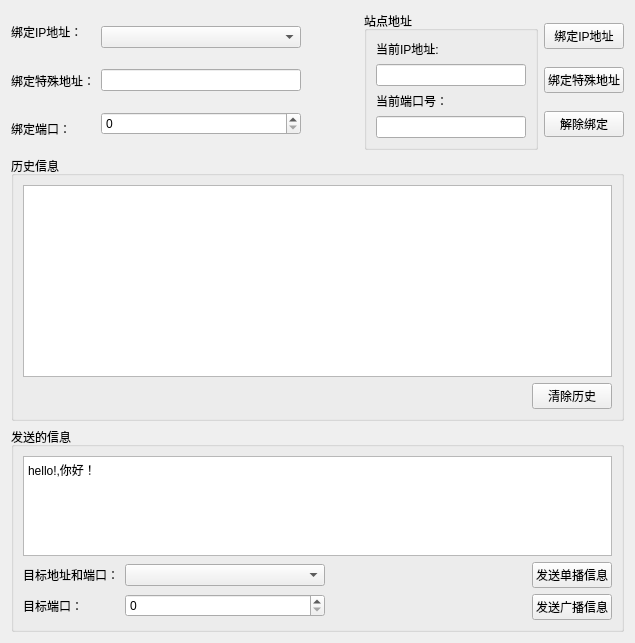
          <widget class="QWidget" name="tab">
           <attribute name="title">
            <string>Tab 1</string>
           </attribute>
           <layout class="QGridLayout" name="gridLayout_11">
            <item row="0" column="0">
             <layout class="QHBoxLayout" name="horizontalLayout_7">
              <item>
               <layout class="QVBoxLayout" name="verticalLayout_4">
                <item>
                 <widget class="QLabel" name="label_22">
                  <property name="text">
                   <string>绑定IP地址：</string>
                  </property>
                 </widget>
                </item>
                <item>
                 <widget class="QLabel" name="label_14">
                  <property name="text">
                   <string>绑定特殊地址：</string>
                  </property>
                 </widget>
                </item>
                <item>
                 <widget class="QLabel" name="label_16">
                  <property name="text">
                   <string>绑定端口：</string>
                  </property>
                 </widget>
                </item>
               </layout>
              </item>
              <item>
               <layout class="QVBoxLayout" name="verticalLayout_5">
                <item>
                 <widget class="QComboBox" name="udp_bind_ip_cbox">
                  <property name="minimumSize">
                   <size>
                    <width>200</width>
                    <height>0</height>
                   </size>
                  </property>
                 </widget>
                </item>
                <item>
                 <widget class="QLineEdit" name="udp_bind_special_ip"/>
                </item>
                <item>
                 <widget class="QSpinBox" name="udp_bind_port_sbox"/>
                </item>
               </layout>
              </item>
              <item>
               <spacer name="horizontalSpacer_20">
                <property name="orientation">
                 <enum>Qt::Horizontal</enum>
                </property>
                <property name="sizeHint" stdset="0">
                 <size>
                  <width>40</width>
                  <height>20</height>
                 </size>
                </property>
               </spacer>
              </item>
              <item>
               <widget class="QGroupBox" name="groupBox_6">
                <property name="title">
                 <string>站点地址</string>
                </property>
                <layout class="QGridLayout" name="gridLayout_13">
                 <item row="1" column="0">
                  <widget class="QLineEdit" name="udp_current_ip_lEdit">
                   <property name="minimumSize">
                    <size>
                     <width>150</width>
                     <height>0</height>
                    </size>
                   </property>
                   <property name="text">
                    <string/>
                   </property>
                   <property name="readOnly">
                    <bool>true</bool>
                   </property>
                  </widget>
                 </item>
                 <item row="0" column="0">
                  <widget class="QLabel" name="label_18">
                   <property name="text">
                    <string>当前IP地址:</string>
                   </property>
                  </widget>
                 </item>
                 <item row="2" column="0">
                  <widget class="QLabel" name="label_28">
                   <property name="text">
                    <string>当前端口号：</string>
                   </property>
                  </widget>
                 </item>
                 <item row="3" column="0">
                  <widget class="QLineEdit" name="udp_current_port_lEdit">
                   <property name="minimumSize">
                    <size>
                     <width>150</width>
                     <height>0</height>
                    </size>
                   </property>
                   <property name="readOnly">
                    <bool>true</bool>
                   </property>
                  </widget>
                 </item>
                </layout>
               </widget>
              </item>
              <item>
               <layout class="QVBoxLayout" name="verticalLayout_6">
                <item>
                 <widget class="QPushButton" name="udp_bind_btn">
                  <property name="text">
                   <string>绑定IP地址</string>
                  </property>
                 </widget>
                </item>
                <item>
                 <widget class="QPushButton" name="udp_bind_special_btn">
                  <property name="text">
                   <string>绑定特殊地址</string>
                  </property>
                 </widget>
                </item>
                <item>
                 <widget class="QPushButton" name="udp_unbind_btn">
                  <property name="text">
                   <string>解除绑定</string>
                  </property>
                 </widget>
                </item>
               </layout>
              </item>
             </layout>
            </item>
            <item row="1" column="0">
             <widget class="QGroupBox" name="groupBox_12">
              <property name="title">
               <string>历史信息</string>
              </property>
              <layout class="QGridLayout" name="gridLayout_18">
               <item row="0" column="0" colspan="2">
                <widget class="QListWidget" name="udp_listWidget"/>
               </item>
               <item row="1" column="0">
                <spacer name="horizontalSpacer_27">
                 <property name="orientation">
                  <enum>Qt::Horizontal</enum>
                 </property>
                 <property name="sizeHint" stdset="0">
                  <size>
                   <width>473</width>
                   <height>20</height>
                  </size>
                 </property>
                </spacer>
               </item>
               <item row="1" column="1">
                <widget class="QPushButton" name="udp_history_clear">
                 <property name="text">
                  <string>清除历史</string>
                 </property>
                </widget>
               </item>
              </layout>
             </widget>
            </item>
            <item row="2" column="0">
             <widget class="QGroupBox" name="groupBox_11">
              <property name="sizePolicy">
               <sizepolicy hsizetype="Preferred" vsizetype="Fixed">
                <horstretch>0</horstretch>
                <verstretch>0</verstretch>
               </sizepolicy>
              </property>
              <property name="title">
               <string>发送的信息</string>
              </property>
              <layout class="QGridLayout" name="gridLayout">
               <item row="0" column="0" colspan="3">
                <widget class="QTextEdit" name="udp_send_textEdit">
                 <property name="sizePolicy">
                  <sizepolicy hsizetype="Expanding" vsizetype="Expanding">
                   <horstretch>0</horstretch>
                   <verstretch>0</verstretch>
                  </sizepolicy>
                 </property>
                 <property name="maximumSize">
                  <size>
                   <width>16777215</width>
                   <height>100</height>
                  </size>
                 </property>
                 <property name="html">
                  <string>&lt;!DOCTYPE HTML PUBLIC &quot;-//W3C//DTD HTML 4.0//EN&quot; &quot;http://www.w3.org/TR/REC-html40/strict.dtd&quot;&gt;
&lt;html&gt;&lt;head&gt;&lt;meta name=&quot;qrichtext&quot; content=&quot;1&quot; /&gt;&lt;style type=&quot;text/css&quot;&gt;
p, li { white-space: pre-wrap; }
&lt;/style&gt;&lt;/head&gt;&lt;body style=&quot; font-family:'SimSun'; font-size:9pt; font-weight:400; font-style:normal;&quot;&gt;
&lt;p style=&quot; margin-top:0px; margin-bottom:0px; margin-left:0px; margin-right:0px; -qt-block-indent:0; text-indent:0px;&quot;&gt;hello!,你好！&lt;/p&gt;&lt;/body&gt;&lt;/html&gt;</string>
                 </property>
                </widget>
               </item>
               <item row="1" column="0">
                <layout class="QVBoxLayout" name="verticalLayout">
                 <item>
                  <layout class="QHBoxLayout" name="horizontalLayout_3">
                   <item>
                    <widget class="QLabel" name="label_25">
                     <property name="text">
                      <string>目标地址和端口：</string>
                     </property>
                    </widget>
                   </item>
                   <item>
                    <widget class="QComboBox" name="udp_destination_cbox">
                     <property name="minimumSize">
                      <size>
                       <width>200</width>
                       <height>0</height>
                      </size>
                     </property>
                    </widget>
                   </item>
                  </layout>
                 </item>
                 <item>
                  <layout class="QHBoxLayout" name="horizontalLayout_4">
                   <item>
                    <widget class="QLabel" name="label_26">
                     <property name="text">
                      <string>目标端口：</string>
                     </property>
                    </widget>
                   </item>
                   <item>
                    <widget class="QSpinBox" name="udp_destination_port">
                     <property name="minimumSize">
                      <size>
                       <width>200</width>
                       <height>0</height>
                      </size>
                     </property>
                    </widget>
                   </item>
                  </layout>
                 </item>
                </layout>
               </item>
               <item row="1" column="1">
                <spacer name="horizontalSpacer_21">
                 <property name="orientation">
                  <enum>Qt::Horizontal</enum>
                 </property>
                 <property name="sizeHint" stdset="0">
                  <size>
                   <width>195</width>
                   <height>20</height>
                  </size>
                 </property>
                </spacer>
               </item>
               <item row="1" column="2">
                <layout class="QVBoxLayout" name="verticalLayout_2">
                 <item>
                  <widget class="QPushButton" name="udp_unicast_btn">
                   <property name="text">
                    <string>发送单播信息</string>
                   </property>
                  </widget>
                 </item>
                 <item>
                  <widget class="QPushButton" name="udp_broadcast_btn">
                   <property name="text">
                    <string>发送广播信息</string>
                   </property>
                  </widget>
                 </item>
                </layout>
               </item>
              </layout>
             </widget>
            </item>
           </layout>
          </widget>
